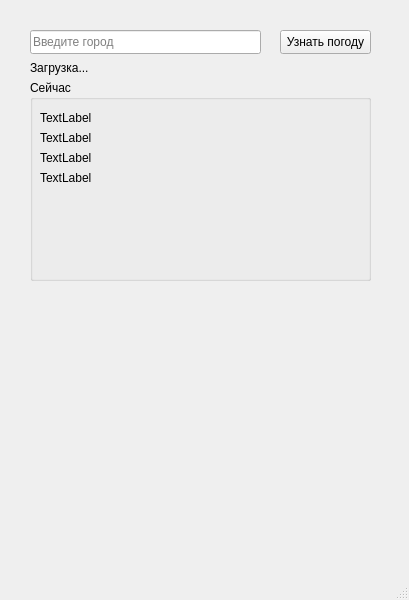
<?xml version="1.0" encoding="UTF-8"?>
<ui version="4.0">
 <class>MainWindow</class>
 <widget class="QMainWindow" name="MainWindow">
  <property name="geometry">
   <rect>
    <x>0</x>
    <y>0</y>
    <width>409</width>
    <height>600</height>
   </rect>
  </property>
  <property name="windowTitle">
   <string>Погода в городе</string>
  </property>
  <widget class="QWidget" name="centralwidget">
   <widget class="QGroupBox" name="groupBoxWeather">
    <property name="geometry">
     <rect>
      <x>30</x>
      <y>80</y>
      <width>341</width>
      <height>201</height>
     </rect>
    </property>
    <property name="title">
     <string>Сейчас</string>
    </property>
    <widget class="QLabel" name="labelCity">
     <property name="geometry">
      <rect>
       <x>10</x>
       <y>30</y>
       <width>311</width>
       <height>16</height>
      </rect>
     </property>
     <property name="text">
      <string>TextLabel</string>
     </property>
    </widget>
    <widget class="QLabel" name="labelTemperature">
     <property name="geometry">
      <rect>
       <x>10</x>
       <y>50</y>
       <width>311</width>
       <height>16</height>
      </rect>
     </property>
     <property name="text">
      <string>TextLabel</string>
     </property>
    </widget>
    <widget class="QLabel" name="labelCondition">
     <property name="geometry">
      <rect>
       <x>10</x>
       <y>70</y>
       <width>311</width>
       <height>16</height>
      </rect>
     </property>
     <property name="text">
      <string>TextLabel</string>
     </property>
    </widget>
    <widget class="QLabel" name="labelWind">
     <property name="geometry">
      <rect>
       <x>10</x>
       <y>90</y>
       <width>311</width>
       <height>16</height>
      </rect>
     </property>
     <property name="text">
      <string>TextLabel</string>
     </property>
    </widget>
   </widget>
   <widget class="QPushButton" name="buttonFindCity">
    <property name="geometry">
     <rect>
      <x>280</x>
      <y>30</y>
      <width>91</width>
      <height>24</height>
     </rect>
    </property>
    <property name="text">
     <string>Узнать погоду</string>
    </property>
   </widget>
   <widget class="QLineEdit" name="lineEditCity">
    <property name="geometry">
     <rect>
      <x>30</x>
      <y>30</y>
      <width>231</width>
      <height>24</height>
     </rect>
    </property>
    <property name="placeholderText">
     <string>Введите город</string>
    </property>
   </widget>
   <widget class="QLabel" name="labelLoading">
    <property name="geometry">
     <rect>
      <x>30</x>
      <y>60</y>
      <width>211</width>
      <height>16</height>
     </rect>
    </property>
    <property name="text">
     <string>Загрузка...</string>
    </property>
   </widget>
  </widget>
  <widget class="QMenuBar" name="menubar">
   <property name="geometry">
    <rect>
     <x>0</x>
     <y>0</y>
     <width>409</width>
     <height>21</height>
    </rect>
   </property>
  </widget>
  <widget class="QStatusBar" name="statusbar"/>
 </widget>
 <resources/>
 <connections/>
</ui>
